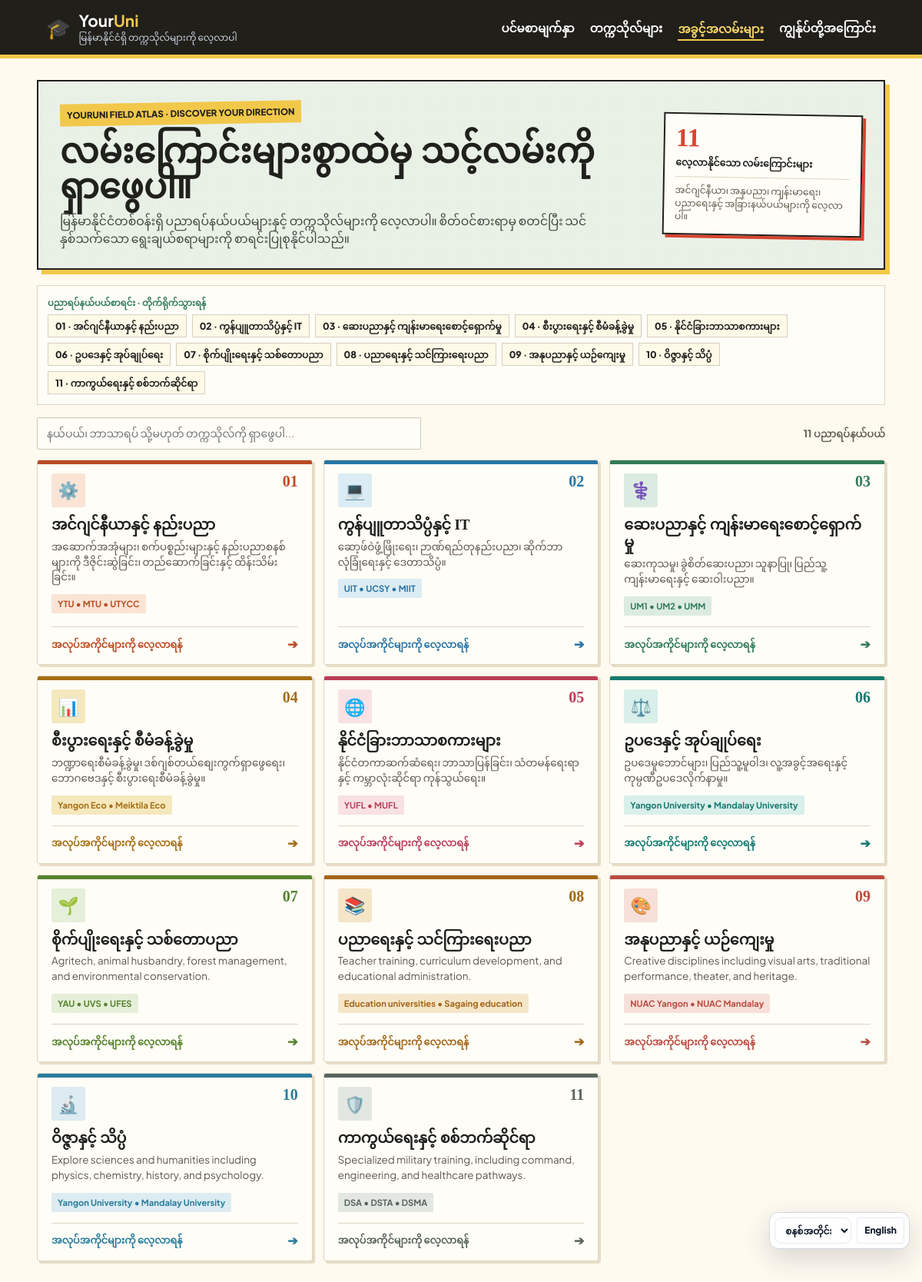
The page /opportunities.php on the database its author committed.
### tables this page shows
CREATE TABLE opportunities (
  id INT UNSIGNED NOT NULL AUTO_INCREMENT PRIMARY KEY,
  slug VARCHAR(120) NOT NULL UNIQUE,
  title VARCHAR(180) NOT NULL,
  icon VARCHAR(32) NOT NULL DEFAULT '🎓',
  description TEXT NOT NULL,
  university_examples VARCHAR(255) NOT NULL DEFAULT '',
  page_link VARCHAR(255) NOT NULL DEFAULT '#',
  css_class VARCHAR(40) NOT NULL DEFAULT 'card-cs',
  sort_order INT NOT NULL DEFAULT 0,
  is_active TINYINT(1) NOT NULL DEFAULT 1,
  created_at TIMESTAMP NOT NULL DEFAULT CURRENT_TIMESTAMP,
  INDEX idx_opportunities_active_order (is_active, sort_order)
);

### opportunities_data.php (called while the page is built, shortened)
<?php
function youruniMakeSlug(string $value): string
{
    $value = strtolower(trim($value));
    $value = preg_replace('/[^a-z0-9]+/', '-', $value) ?? '';
    $value = trim($value, '-');
    return $value !== '' ? substr($value, 0, 100) : 'opportunity-' . bin2hex(random_bytes(4));
}

### opportunities.php (the view, shortened to what this page needs)
<?php
require_once __DIR__ . '/opportunities_data.php';
$opportunities = [];
$opportunityError = '';
try {
    $pdo = youruniPdo();
    $opportunities = $pdo->query('SELECT title, icon, description, university_examples, page_link, css_class FROM opportunities WHERE is_active = 1 ORDER BY sort_order ASC, title ASC')->fetchAll();
} catch (Throwable $e) {
    error_log('YourUni public opportunities page: ' . $e->getMessage());
    $opportunityError = 'database-error';
}
?>
<!DOCTYPE html>
<html lang="en">
<head>
    <link rel="stylesheet" href="assets/youruni-global.css">
</head>
<body>
    <nav class="pagebar">
        <a href="index.php">
            <div class="homepage">
                <div class="logo">🎓</div>
                <div class="title">
                    <h1>Your<span>Uni</span></h1>
                    <p>Explore Myanmar's Universities</p>
                </div>
            </div>
        </a>
        <div class="links">
            <a href="index.php">Home</a>
            <a href="Universities.php">Universities</a>
            <a href="opportunities.php" class="active">Opportunities</a>
            <a href="About.html">About Us</a>
        </div>
    </nav>
    <main class="container">
        <header class="field-atlas-hero">
            <div>
                <span class="atlas-kicker">YourUni field atlas · discover your direction</span>
                <h2>Many paths. Find yours.</h2>
                <p>Browse fields across Myanmar, see example campuses, and follow the subjects that catch your eye. Start anywhere; your shortlist can take shape as you explore.</p>
            </div>
            <aside class="atlas-stamp" aria-label="Published fields">
                <strong><?= count($opportunities) ?></strong>
                <span>paths to explore</span>
                <small>From engineering workshops to arts, health, education, and beyond.</small>
            </aside>
        </header>
        <?php if ($opportunities): ?>
            <nav class="atlas-index" aria-label="Jump to a field">
                <span class="atlas-index-label">Field index · jump straight in</span>
                <?php foreach ($opportunities as $index => $opportunity): ?>
                    <a href="#field-<?= htmlspecialchars(youruniMakeSlug($opportunity['title']), ENT_QUOTES | ENT_SUBSTITUTE, 'UTF-8') ?>"><?= str_pad((string)($index + 1), 2, '0', STR_PAD_LEFT) ?> · <?= htmlspecialchars($opportunity['title'], ENT_QUOTES | ENT_SUBSTITUTE, 'UTF-8') ?></a>
                <?php endforeach; ?>
            </nav>
            <div class="atlas-tools">
                <div class="atlas-search-wrap">
                    <input id="field-search" type="search" placeholder="Search a field, subject, or campus..." autocomplete="off">
                </div>
                <span class="atlas-count" id="field-count" aria-live="polite"><?= count($opportunities) ?> fields on the board</span>
            </div>
        <?php endif; ?>
        <section class="fields-grid" aria-label="Study fields and career pathways">
            <?php if ($opportunityError !== ''): ?>
                <div class="data-message">Opportunities could not be loaded. Please open the admin dashboard and check the database connection.</div>
            <?php elseif (!$opportunities): ?>
                <div class="data-message">There are no published opportunities to display right now.</div>
            <?php else: ?>
                <?php foreach ($opportunities as $index => $opportunity): ?>
                    <a id="field-<?= htmlspecialchars(youruniMakeSlug($opportunity['title']), ENT_QUOTES | ENT_SUBSTITUTE, 'UTF-8') ?>" href="<?= htmlspecialchars($opportunity['page_link'], ENT_QUOTES | ENT_SUBSTITUTE, 'UTF-8') ?>" class="field-card <?= htmlspecialchars($opportunity['css_class'], ENT_QUOTES | ENT_SUBSTITUTE, 'UTF-8') ?>">
                        <div>
                            <div class="field-card-top">
                                <div class="icon-wrapper"><?= htmlspecialchars($opportunity['icon'], ENT_QUOTES | ENT_SUBSTITUTE, 'UTF-8') ?></div>
                                <span class="field-number"><?= str_pad((string)($index + 1), 2, '0', STR_PAD_LEFT) ?></span>
                            </div>
                            <div class="field-title"><?= htmlspecialchars($opportunity['title'], ENT_QUOTES | ENT_SUBSTITUTE, 'UTF-8') ?></div>
                            <p class="field-desc"><?= nl2br(htmlspecialchars($opportunity['description'], ENT_QUOTES | ENT_SUBSTITUTE, 'UTF-8')) ?></p>
                            <span class="unis-count"><?= htmlspecialchars($opportunity['university_examples'], ENT_QUOTES | ENT_SUBSTITUTE, 'UTF-8') ?></span>
                        </div>
                        <div class="card-footer">
                            <span>Explore Careers</span>
                            <span class="arrow">➔</span>
                        </div>
                    </a>
                <?php endforeach; ?>
            <?php endif; ?>
        </section>
    </main>
</body>
</html>

### assets/youruni-global.css (style rules this page uses)
:root { --yu-bg:#f8fafc;--yu-surface:#ffffff;--yu-surface-soft:#f1f5f9;--yu-text:#0f172a;--yu-muted:#64748b;--yu-border:#e2e8f0;--yu-link:#2563eb;--yu-control-bg:rgba(255,255,255,.96);--yu-control-shadow:0 12px 35px rgba(15,23,42,.16) }
html body .links a.active, html body .pagebar .links a.active, html body .links a[aria-current="page"], html body .pagebar .links a[aria-current="page"] { color: #60a5fa !important; border-bottom: 2px solid #3b82f6 !important; padding-bottom: 5px !important; text-decoration: none !important; }
body .pagebar { min-height:76px; padding:10px 5%; gap:20px; font-family:'Plus Jakarta Sans',Inter,-apple-system,BlinkMacSystemFont,'Segoe UI',sans-serif !important; line-height:1.35; }
body .pagebar .links { display:flex; align-items:center; gap:28px; flex-wrap:wrap; }
body .pagebar .links a { display:inline-block; padding:9px 0 7px; border-bottom:2px solid transparent; font-family:inherit; font-size:.95rem; line-height:1.3; font-weight:600; }
body .pagebar .links a.active, body .pagebar .links a[aria-current="page"] { color:#60a5fa !important; border-bottom-color:#3b82f6 !important; }
body .title p { color:#cbd5e1 !important; }
:root { --yu-portal-ink: #20201d; --yu-portal-red: #d9432e; --yu-portal-yellow: #f2c84b; --yu-portal-green: #317b58; --yu-portal-paper: #fffaf0; --yu-portal-line: #ded5c3; }
html body { background-color: var(--yu-portal-paper); color: var(--yu-portal-ink); font-family: 'Plus Jakarta Sans', 'Trebuchet MS', sans-serif; }
html body .pagebar { background: #211f1a; border-bottom: 5px solid var(--yu-portal-yellow); }
html body .pagebar .logo, html body .pagebar .title h1 span { color: var(--yu-portal-yellow); }
html body .pagebar .title p { color: #e5dfd1; }
html body .pagebar .links { gap: 20px; }
html body .pagebar .links a { font-weight: 700; }
html body .pagebar .links a.active, html body .pagebar .links a[aria-current="page"] { color: #f8d768 !important; border-bottom-color: var(--yu-portal-yellow) !important; }
html body :is(.container, main.container) { color: var(--yu-portal-ink); }
html body :is(.uni-badge, .job-card, .card, .uni-card, .field-card, .info-card, .feature-card, .content-card, .program-card, .career-card, .location-card, .stat-card, .panel, .form-card) { border-color: var(--yu-portal-line); border-radius: 3px; box-shadow: 3px 3px 0 #e7dcc6; }
html body :is(.uni-badge, .job-card, .card, .uni-card, .field-card, .info-card, .feature-card, .content-card, .program-card, .career-card, .location-card, .stat-card, .panel, .form-card):hover { border-color: var(--yu-portal-green); box-shadow: 6px 6px 0 #e5f0e5; }
html body :is(input, select, textarea) { border-color: #cfc5b2; border-radius: 3px; background-color: #fffdf7; color: var(--yu-portal-ink); }
html body :is(input, select, textarea):focus-visible, html body :is(a, button):focus-visible { outline-color: var(--yu-portal-green); }

### rows shown on the page
opportunities: index "01", title "အင်ဂျင်နီယာနှင့် နည်းပညာ", icon "⚙️", description "အဆောက်အအုံများ၊ စက်ပစ္စည်းများနှင့် နည်းပညာစနစ်များကို ဒီဇိုင်းဆွဲခြင်း၊ တည်ဆောက်ခြင်းနှင့် ထိန်းသိမ်းခြင်း။", university_examples "YTU • MTU • UTYCC"
opportunities: index "02", title "ကွန်ပျူတာသိပ္ပံနှင့် IT", icon "💻", description "ဆော့ဖ်ဝဲဖွံ့ဖြိုးရေး၊ ဉာဏ်ရည်တုနည်းပညာ၊ ဆိုက်ဘာလုံခြုံရေးနှင့် ဒေတာသိပ္ပံ။", university_examples "UIT • UCSY • MIIT"
opportunities: index "03", title "ဆေးပညာနှင့် ကျန်းမာရေးစောင့်ရှောက်မှု", icon "⚕️", description "ဆေးကုသမှု၊ ခွဲစိတ်ဆေးပညာ၊ သူနာပြု၊ ပြည်သူ့ကျန်းမာရေးနှင့် ဆေးဝါးပညာ။", university_examples "UM1 • UM2 • UMM"
opportunities: index "04", title "စီးပွားရေးနှင့် စီမံခန့်ခွဲမှု", icon "📊", description "ဘဏ္ဍာရေးစီမံခန့်ခွဲမှု၊ ဒစ်ဂျစ်တယ်စျေးကွက်ရှာဖွေရေး၊ ဘောဂဗေဒနှင့် စီးပွားရေးစီမံခန့်ခွဲမှု။", university_examples "Yangon Eco • Meiktila Eco"
opportunities: index "05", title "နိုင်ငံခြားဘာသာစကားများ", icon "🌐", description "နိုင်ငံတကာဆက်ဆံရေး၊ ဘာသာပြန်ခြင်း၊ သံတမန်ရေးရာနှင့် ကမ္ဘာလုံးဆိုင်ရာ ကုန်သွယ်ရေး။", university_examples "YUFL • MUFL"
opportunities: index "06", title "ဥပဒေနှင့် အုပ်ချုပ်ရေး", icon "⚖️", description "ဥပဒေမူဘောင်များ၊ ပြည်သူ့မူဝါဒ၊ လူ့အခွင့်အရေးနှင့် ကုမ္ပဏီဥပဒေလိုက်နာမှု။", university_examples "Yangon University • Mandalay University"
opportunities: index "07", title "စိုက်ပျိုးရေးနှင့် သစ်တောပညာ", icon "🌱", description "Agritech, animal husbandry, forest management, and environmental conservation.", university_examples "YAU • UVS • UFES"
opportunities: index "08", title "ပညာရေးနှင့် သင်ကြားရေးပညာ", icon "📚", description "Teacher training, curriculum development, and educational administration.", university_examples "Education universities • Sagaing education"
opportunities: index "09", title "အနုပညာနှင့် ယဉ်ကျေးမှု", icon "🎨", description "Creative disciplines including visual arts, traditional performance, theater, and heritage.", university_examples "NUAC Yangon • NUAC Mandalay"
opportunities: index "10", title "ဝိဇ္ဇာနှင့် သိပ္ပံ", icon "🔬", description "Explore sciences and humanities including physics, chemistry, history, and psychology.", university_examples "Yangon University • Mandalay University"
opportunities: index "11", title "ကာကွယ်ရေးနှင့် စစ်ဘက်ဆိုင်ရာ", icon "🛡️", description "Specialized military training, including command, engineering, and healthcare pathways.", university_examples "DSA • DSTA • DSMA"

### other values the page prints
count($opportunities) "11"
